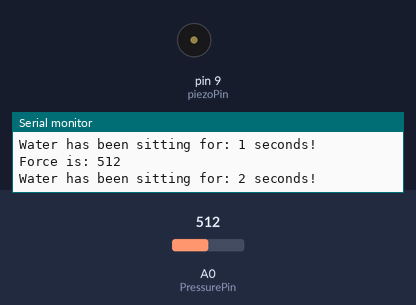
Recording of a sketch running on a simulated Arduino Uno, built with avr-gcc and run on an emulated ATmega328P. On the bench: buzzer (waves = sounding), the last lines printed to the serial monitor. The inputs (shaded band) are chosen by the test bench; at power-on: A0 (PressurePin) = 512.

Above: at 1.8 s.
1.9 s: A0 (PressurePin) set to 190
4.5 s: A0 (PressurePin) set to 210
At 15.3 s:
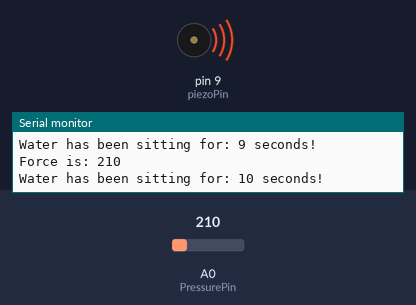
Timing chart, 0 to 21.5 s (numbered marks = the images above; inputs shaded):
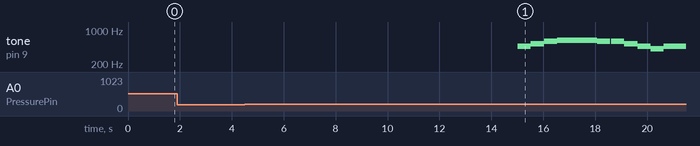

Measured:
- after the input at 4.5 s, tone on pin 9 (piezoPin): plays 466 Hz for 0.51 s, 523 Hz for 0.51 s, 587 Hz for 0.51 s, 622 Hz for 1.5 s, 587 Hz for 0.51 s, 587 Hz for 0.51 s … (10 notes in this stretch), starting after 10.5 s

The sketch:

sketch_aug16a.ino
```cpp
int piezoPin = 9;

#define NOTE_C4  262
#define NOTE_CS4 277
#define NOTE_D4  294
#define NOTE_DS4 311
#define NOTE_E4  330
#define NOTE_F4  349
#define NOTE_FS4 370
#define NOTE_G4  392
#define NOTE_GS4 415
#define NOTE_A4  440
#define NOTE_AS4 466
#define NOTE_B4  494
#define NOTE_C5  523
#define NOTE_CS5 554
#define NOTE_D5  587
#define NOTE_DS5 622
#define NOTE_E5  659
#define NOTE_F5  698
#define NOTE_FS5 740
#define NOTE_G5  784
#define NOTE_GS5 831
#define NOTE_A5  880
#define NOTE_AS5 932
#define NOTE_B5  988
#define NOTE_C6  1047
#define NOTE_CS6 1109
#define NOTE_D6  1175
#define NOTE_DS6 1245
#define NOTE_E6  1319
#define NOTE_F6  1397
#define NOTE_FS6 1480
#define NOTE_G6  1568
#define NOTE_GS6 1661
#define NOTE_A6  1760
#define NOTE_AS6 1865
#define NOTE_B6  1976


/*int leftWhisker = 6;
int rightWhisker = 9;
int LED = 2;
*/
int PressurePin = A0;
int force;

int i = 0;
int drink = 0;
boolean drinkenough = true;
boolean sittingtoolong = false;
boolean sign = false;
void reset () {
  drinkenough = true;
  sittingtoolong = false;
  sign = false;
}


void setup() {
  Serial.begin(9600);
  /*pinMode(leftWhisker, INPUT);
  pinMode(rightWhisker, INPUT);
  pinMode(LED, OUTPUT);*/
  pinMode(piezoPin, OUTPUT);
}


// notes in the melody:
int melody[] = {
  NOTE_AS4, NOTE_C5, NOTE_D5, NOTE_DS5, NOTE_D5, 0, NOTE_D5, NOTE_C5,
  NOTE_AS4, NOTE_GS4, NOTE_AS4, NOTE_G4
};

int noteDurations[] = {
  510, 510, 510, 1530, 510, 30, 510, 510, 510, 510, 1020, 1020
};

void raisemeup() {
  // iterate over the notes of the melody:
  for (int thisNote = 0; thisNote < 12; thisNote++) {

    int noteDuration = noteDurations[thisNote];
    tone(piezoPin, melody[thisNote], noteDuration);
    delay(noteDuration);
    // stop the tone playing:
    noTone(piezoPin);
  }
}

int melody2[] = {
  NOTE_G5, 0, NOTE_G5, 0, NOTE_G5, 0, NOTE_G5, 0, NOTE_G5, 0, NOTE_G5, 0,
  NOTE_G5, 0, NOTE_G5, NOTE_E5, 0, NOTE_E5, NOTE_G5, NOTE_E5, NOTE_G5, NOTE_A5
};

// note durations: 340 = quarter note, 8 = eighth note, etc.:
int noteDurations2[] = {
  232, 30, 232, 30, 232, 30, 348, 30, 348, 30, 348,
  30, 348, 30, 232, 232, 116, 232, 232, 232, 464, 464
};

void raiseyourglass() {
    for (int thisNote2 = 0; thisNote2 < 22; thisNote2++) {

    int noteDuration2 = noteDurations2[thisNote2];
    tone(piezoPin, melody2[thisNote2], noteDuration2);

    // to distinguish the notes, set a minimum time between them.
    // the note's duration + 30% seems to work well:
    //int pauseBetweenNotes = 400 ;
    delay(noteDuration2);
    // stop the tone playing:
    noTone(piezoPin);
}

}


void loop() {
 /* int leftValue = digitalRead(leftWhisker);
  int rightValue = digitalRead(rightWhisker);
 Serial.println("This is the right value!" );
 Serial.println(rightValue);
 Serial.println("");
 delay(1000);
*/
force = analogRead(PressurePin);
Serial.print("Force is: ");
Serial.println(force);

if (drink > 3) {
      sittingtoolong = false;
       //digitalWrite(LED, LOW);
       Serial.println("Good job! You drank water! ");
       drinkenough = true;
    }

//if (rightValue == 0 && standenough == false && sittingtoolong == true)
if (force > 200 && drinkenough == false && sittingtoolong == true) {
    raiseyourglass();
    Serial.print("Keep drinking!");
    Serial.println("");
    delay(500);
}

//else if (rightValue == 0)
else if (force > 200) {
    Serial.print("Water has been sitting for: ");
    drink = 0;
    i = i + 1;
    Serial.print(i);
    Serial.print(" seconds!");
    Serial.println("");
    delay(1000);
      reset();

    if (i > 9){
      //digitalWrite(LED, HIGH);
      raisemeup();
      i = i + 8;
      sittingtoolong = true;
      Serial.println("You are dehydrated! Drink water now!");


    }

  }
//else if (rightValue == 1) {
else if (force < 200) {
  i = 0;
  drinkenough = false;
  //digitalWrite(LED, LOW);

  Serial.print("Drinking for: ");
  drink = drink + 1;
  Serial.print(drink);
  Serial.print(" seconds!");

  Serial.println("");
  delay(1000);
}
}
```
